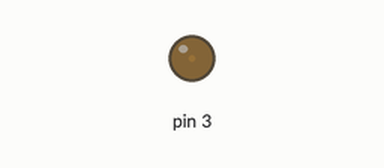
This sketch was run on a simulated Arduino Uno, built with avr-gcc and run on an emulated ATmega328P. On the bench: output pins drawn as LEDs (lit = HIGH). What the sketch prints to the serial monitor is not drawn.

Above: at 0.05 s.
At 2.3 s:
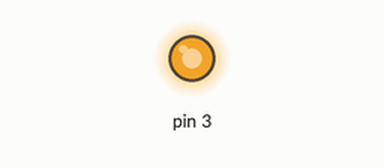
At 3.45 s:
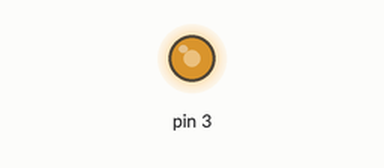
At 4.6 s:
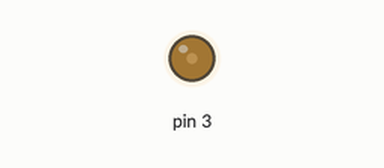
Timing chart, 0 to 6.7 s (numbered marks = the images above):
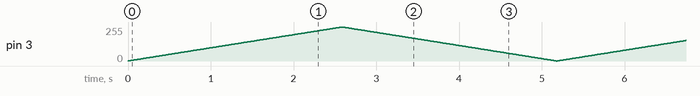

The sketch:

led_fading.ino
```cpp
int intensity = 0;
int dir = 1;

void setup() {
  pinMode(3, OUTPUT);
  Serial.begin(9600);
}

void loop() {
  if(intensity == 255) {
    dir = -1;
  }
  if(intensity == 0) {
    dir = 1;
  }
  intensity = intensity + dir;
  analogWrite(3, intensity);   // 0-255

  Serial.println(intensity);
  delay(10);
}
```
